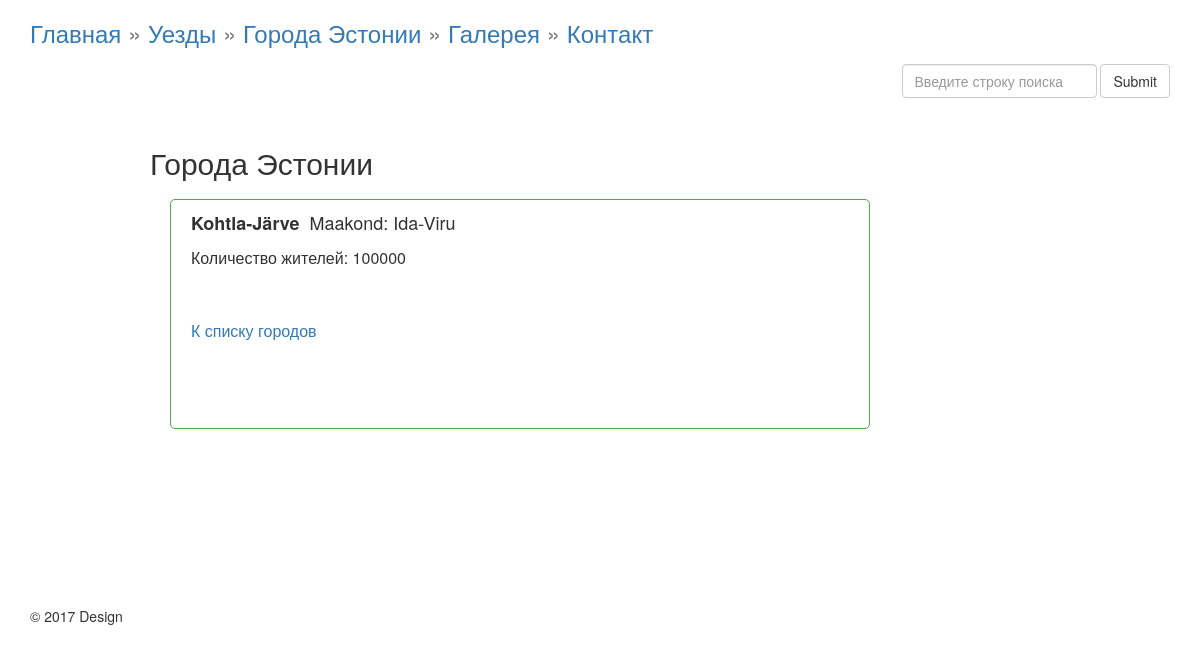
The page /MyMaakondBD/cities?city=1 on the database its author committed.
### tables this page shows
CREATE TABLE `city` (
  `id_city` int(4) NOT NULL,
  `city` varchar(50) NOT NULL,
  `people` int(6) NOT NULL,
  `id_maakond` int(4) NOT NULL
);

CREATE TABLE `maakond` (
  `id_maakond` int(4) NOT NULL,
  `name_maakond` varchar(50) NOT NULL,
  `capital` varchar(50) NOT NULL,
  `description` text NOT NULL
);

### MyMaakondBD/controller/Render.php (called while the page is built, shortened)
<?php
class RenderTemplate
{
	function render_template($path, array $args, array $args2)
	{
		extract($args);	extract($args2);
		include $path;
		$html = ob_get_clean();
		return $html;
	}
}
?>

### MyMaakondBD/controller/Controller.php (called while the page is built, shortened)
<?php
class Controller extends RenderTemplate{
	public $model;
	public function __construct()
        {
            $this->model = new Model();
        }
	public function show_city($id)
	{	$maakond_list = $this->model->getMaakondList();
		$city_show = $this->model->getOneCity($id);
		$html = $this->render_template('view/cityOne_view.php', array('city_show' => $city_show), array('maakond_list' => $maakond_list));
		return $html;
	}
}
?>

### MyMaakondBD/route/routing.php (called while the page is built)
<?php
$host = explode('?', $_SERVER['REQUEST_URI'])[0];
$num=substr_count($host,'/');
$uri  = explode('/', $host)[$num];
if ($uri == '' OR $uri == 'index.php' )
{
	$controller = new Controller();
	$response = $controller->start_site();
}
elseif ($uri == 'maakonnad' && !isset($_GET["id"]))
{
	$controller = new Controller();
	$response = $controller->maakonnad_list();
}
elseif ($uri == 'maakonnad' && isset($_GET["id"]))
{
	$controller = new Controller();
	$response = $controller->maakond_view($_GET["id"]);
}
elseif ($uri == 'cities' && !isset($_GET["city"]))
{
	$controller = new Controller();
	$response = $controller->cities_list();
}
elseif ($uri == 'cities' && isset($_GET["city"]))
{
	$controller = new Controller();
	$response = $controller->show_city($_GET['city']);
}
elseif ($uri == 'gallery' )
{
	$controller = new Controller();
	$response = $controller->gallery_view();
}
elseif ($uri == 'contact' )
{
	$controller = new Controller();
	$response = $controller->contact_view();
}
elseif ($uri == 'send_contact')
{
    $controller = new Controller();
    $response = $controller->contact_send();
}
elseif ($uri == 'search' && isset ($_GET['text_search'])) {
    $controller = new Controller();
    $response = $controller->search_view($_GET['text_search']);
}
else
{
	$controller = new Controller();;
	$response = $controller->error_404();
}
?>

### MyMaakondBD/inc/db.php (called while the page is built, shortened)
<?php
class db {
	private $conn;
	private $host;
	private $user;
	private $password;
	private $baseName;
    function __construct($params=array()) {
		$this->conn = false;
		$this->host = 'localhost';
		$this->user = 'root';
		$this->password = '';
		$this->baseName = 'JPTVR15_eesti_linnad';
	}
	function connect() {
		if (!$this->conn) {
			try {
				$this->conn = new PDO('mysql:host='.$this->host.';dbname='.$this->baseName.'', $this->user, $this->password, array(PDO::MYSQL_ATTR_INIT_COMMAND => 'SET NAMES utf8'));
			}
			catch (Exception $e) {
				die('Error : ' . $e->getMessage());
			}
		}
		return $this->conn;
	}
	function disconnect() {
		if ($this->conn) {
			$this->conn = null;
		}
	}
	function getOne($query) {
		$result = $this->conn->prepare($query);
		$ret = $result->execute();
		$result->setFetchMode(PDO::FETCH_ASSOC);
		$reponse = $result->fetch();
		return $reponse;
	}
	function getAll($query) {
		$result = $this->conn->prepare($query);
		$ret = $result->execute();
		$result->setFetchMode(PDO::FETCH_ASSOC);
		$reponse = $result->fetchAll();
		return $reponse;
	}
}

### MyMaakondBD/model/Model.php (called while the page is built, shortened)
<?php
class model{
	public function getMaakondList(){
	$sql="SELECT * FROM `maakond` ORDER BY `name_maakond` ASC";
	$db = new db();
	$rows = $db->getAll($sql);
	$maakond_object=array();
		foreach($rows as $item){
			$row=new Maakond($item['id_maakond'],$item['name_maakond'],$item['capital'],$item['description'] );
			$maakond_object[]=$row;
		}
		return $maakond_object;
	}
		public function getOneCity($id){
		$sql="SELECT * FROM `city` WHERE `id_city`=".$id;
		$db = new db();
		$item = $db->getOne($sql);
		$city_object=new Cities($item['id_city'],$item['city'],$item['people'],$item['id_maakond']);
		return $city_object;
		}
}
?>

### MyMaakondBD/model/citiesModel.php (called while the page is built, shortened)
<?php
class Cities{
public function __construct($id_city,$city, $people,$id_maakond )
    {
        $this->city = $city;
        $this->people = $people;
    }
}
?>

### MyMaakondBD/model/maakondModel.php (called while the page is built, shortened)
<?php
class Maakond{
public function __construct($id_maakond, $name_maakond, $capital,$description )
    {
	    $this->name_maakond = $name_maakond;
    }
}
?>

### MyMaakondBD/view/cityOne_view.php (the view, shortened to what this page needs)
<h2>Города Эстонии </h2><article>
	<?php
				foreach ($maakond_list as  $maakond_row){
					if ($maakond_row->id_maakond==$city_show->id_maakond)
						$maakond= $maakond_row->name_maakond;
				}
					echo '<p style="font-size:18px;"><b>'.$city_show->city.' </b> &nbsp;Maakond: '.$maakond.'</p>';
					 echo '<p>Количество жителей: '.$city_show->people.'</p>';
					echo  '<p style="margin-top:50px;"><a  href="cities" >К списку городов</a>			</p>';
	?>
</article>
<?php include "view/templates/layout.php"; ?>

### MyMaakondBD/public/css/mystyle.css (style rules this page uses)
article { border: 1px solid #4caf50; border-radius: 5px; padding: 10px 20px; margin: 20px; color: #313331; min-height:230px; width:700px; }
article p { font-size:16px; }

### rows shown on the page
city: city "Kohtla-Järve", people "100000"
maakond: name_maakond "Ida-Viru"
